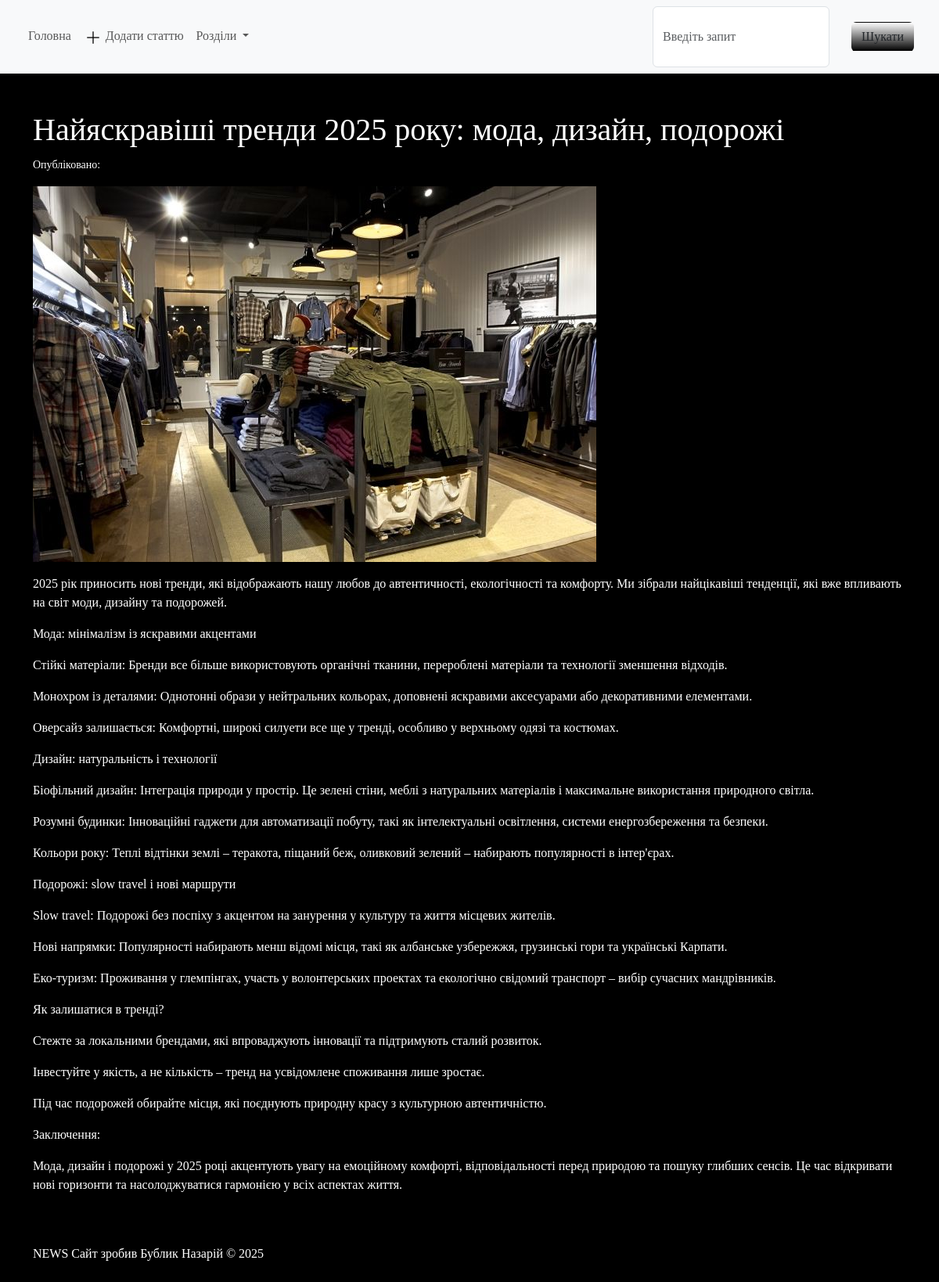
Screenshot of /articles/12 with the database file from the repository.
### tables this page shows
CREATE TABLE "articles"(  
    id INTEGER NOT NULL PRIMARY KEY AUTOINCREMENT,
    title TEXT NOT NULL,
    content     TEXT,
    image       TEXT,
    create_at   TEXT    DEFAULT CURRENT_TIMESTAMP,
    author      TEXT  ,
    category_id INTEGER REFERENCES categories (id)
);

### app.py (the view)
@app.route("/articles/<int:article_id>")  # Вказуємо url-адресу для виклику функції
def article_page(article_id):
    article = db.get_article(article_id)
    return render_template("article_page.html",  article=article)  # html-сторінка, що повертається у браузер

### app.py (called while the page is built)
@app.context_processor
def get_categories():
    categories = db.get_all_categories()
    return dict(categories=categories)

### db_scripts.py (called while the page is built)
    def open(self):
        self.conn = sqlite3.connect(self.dbname)
        self.cursor = self.conn.cursor()

    def close(self):
        self.cursor.close()
        self.conn.close()

    def get_article(self,article_id):
        self.open()
        self.cursor.execute("""SELECT * FROM articles WHERE id=?""",[article_id])
        data = self.cursor.fetchone()
        self.close()
        return data

    def get_all_categories(self):
        self.open()
        self.cursor.execute("""SELECT * FROM categories""")
        data = self.cursor.fetchall()
        self.close()
        return data

### templates/article_page.html (shortened to what this page needs)
{% extends 'base.html' %}
{% block content %}
  <main class="container">
    <h1 class="mt-5">{{article[1]}}</h1>
    <div>
      <small>Опубліковано: {{article[4]}}</small>
    </div>
    <img src="{{ url_for('static', filename='img/'+article[3]) }}" class="img-fluid my-3" alt="...">
    {% for p in article[2].split('\n')%}
      <p>{{p}}</p>
    {% endfor %}
  </main>
{% endblock content %}

### static/style.css (style rules this page uses)
body { background: black; color: white; font-family: Georgia, 'Times New Roman', Times, serif; }

### rows the page displays
articles: title "Найяскравіші тренди 2025 року: мода, дизайн, подорожі", image (picture)

### other values shown
{{ p }} "2025 рік приносить нові тренди, які відображають нашу любов до автентичності, екологічності та комфорту. Ми зібрали найцікавіші тенденції, які вже впливають на світ моди, дизайну та подорожей." "Мода: мінімалізм із яскравими акцентами" "Стійкі матеріали: Бренди все більше використовують органічні тканини, перероблені матеріали та технології зменшення відходів." "Монохром із деталями: Однотонні образи у нейтральних кольорах, доповнені яскравими аксесуарами або декоративними елементами." "Оверсайз залишається: Комфортні, широкі силуети все ще у тренді, особливо у верхньому одязі та костюмах." "Дизайн: натуральність і технології" "Біофільний дизайн: Інтеграція природи у простір. Це зелені стіни, меблі з натуральних матеріалів і максимальне використання природного світла." "Розумні будинки: Інноваційні гаджети для автоматизації побуту, такі як інтелектуальні освітлення, системи енергозбереження та безпеки." "Кольори року: Теплі відтінки землі – теракота, піщаний беж, оливковий зелений – набирають популярності в інтер'єрах." "Подорожі: slow travel і нові маршрути" "Slow travel: Подорожі без поспіху з акцентом на занурення у культуру та життя місцевих жителів." "Нові напрямки: Популярності набирають менш відомі місця, такі як албанське узбережжя, грузинські гори та українські Карпати." "Еко-туризм: Проживання у глемпінгах, участь у волонтерських проектах та екологічно свідомий транспорт – вибір сучасних мандрівників." "Як залишатися в тренді?" "Стежте за локальними брендами, які впроваджують інновації та підтримують сталий розвиток." "Інвестуйте у якість, а не кількість – тренд на усвідомлене споживання лише зростає." "Під час подорожей обирайте місця, які поєднують природну красу з культурною автентичністю." "Заключення:"
